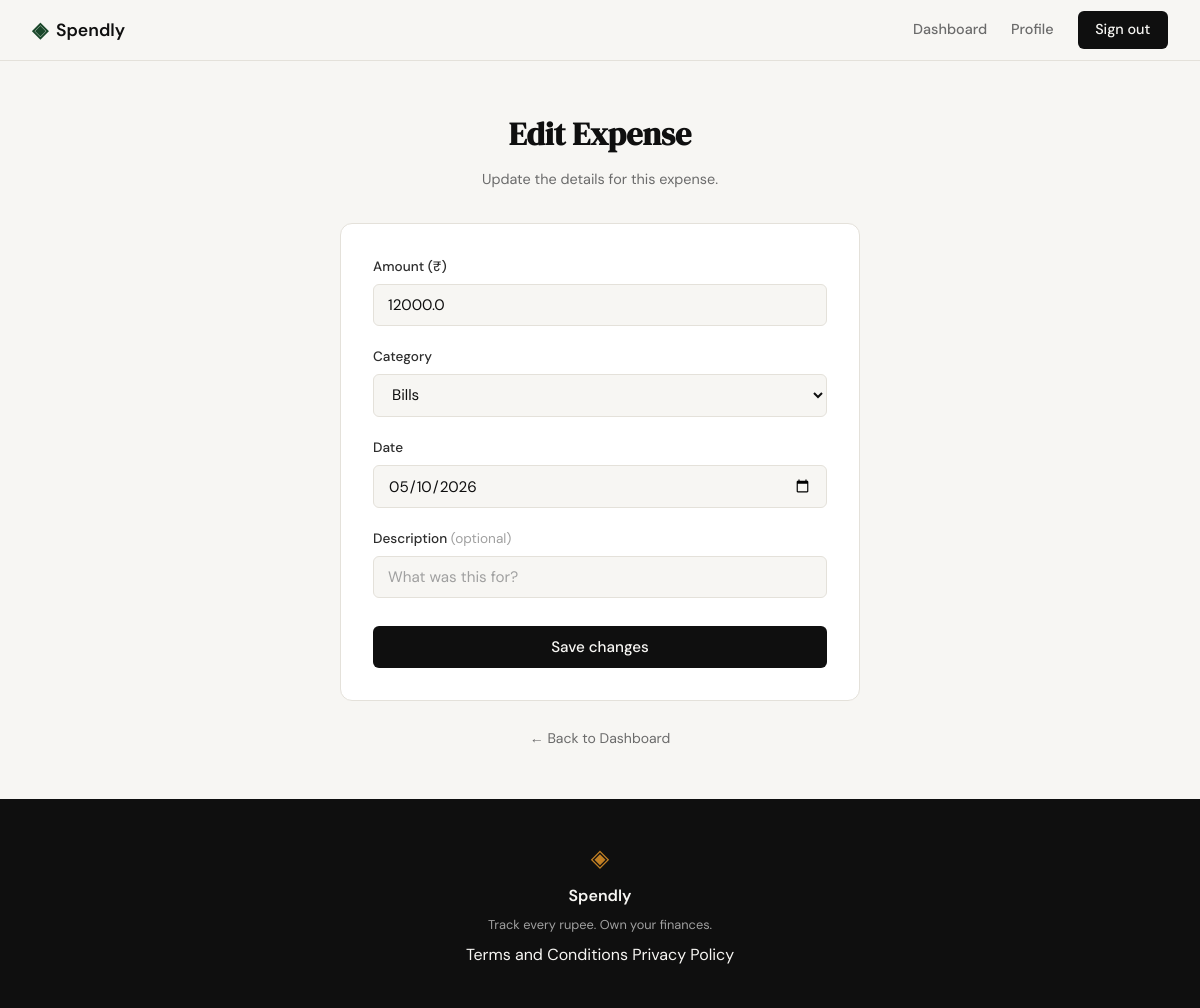
Screenshot of /expenses/15/edit (signed in) with the database file from the repository.
### tables this page shows
CREATE TABLE expenses (
            id          INTEGER PRIMARY KEY AUTOINCREMENT,
            user_id     INTEGER NOT NULL REFERENCES users(id),
            amount      REAL    NOT NULL,
            category    TEXT    NOT NULL,
            date        TEXT    NOT NULL,
            description TEXT,
            created_at  TEXT    DEFAULT (datetime('now'))
        );

### app.py (the view, shortened to what this page needs)
@app.route("/expenses/<int:id>/edit", methods=["GET", "POST"])
def edit_expense(id):
    if not session.get("user_id"):
        return redirect(url_for("login"))
    conn = get_db()
    try:
        expense = conn.execute(
            "SELECT * FROM expenses WHERE id = ?", (id,)
        ).fetchone()
    finally:
        conn.close()
    if expense is None or expense["user_id"] != session["user_id"]:
        flash("Expense not found.", "error")
        return redirect(url_for("dashboard"))
    return render_template("expenses/edit.html", expense=expense, categories=CATEGORIES)

### database/db.py (called while the page is built)
def get_db():
    conn = sqlite3.connect(DB_PATH)
    conn.row_factory = sqlite3.Row
    conn.execute("PRAGMA foreign_keys = ON")
    return conn

### templates/expenses/edit.html (shortened to what this page needs)
{% extends "base.html" %}
{% block content %}
<section class="expense-form-section">
    <div class="expense-form-container">
        <div class="auth-header">
            <h1 class="auth-title">Edit Expense</h1>
            <p class="auth-subtitle">Update the details for this expense.</p>
        </div>
        <div class="auth-card">
            <form method="POST" action="{{ url_for('edit_expense', id=expense.id) }}">
                <div class="form-group">
                    <label for="amount">Amount (₹)</label>
                    <input type="number" id="amount" name="amount" class="form-input"
                           step="0.01" min="0.01" value="{{ expense.amount }}" required>
                </div>
                <div class="form-group">
                    <label for="category">Category</label>
                    <select id="category" name="category" class="form-input" required>
                        {% for c in categories %}
                        <option value="{{ c }}" {% if c == expense.category %}selected{% endif %}>{{ c }}</option>
                        {% endfor %}
                    </select>
                </div>
                <div class="form-group">
                    <label for="date">Date</label>
                    <input type="date" id="date" name="date" class="form-input"
                           value="{{ expense.date }}" required>
                </div>
                <div class="form-group">
                    <label for="description">Description <span style="color: var(--ink-faint); font-weight: 400;">(optional)</span></label>
                    <input type="text" id="description" name="description" class="form-input"
                           value="{{ expense.description or '' }}" placeholder="What was this for?">
                </div>
                <button type="submit" class="btn-submit">Save changes</button>
            </form>
        </div>
        <p style="text-align: center; margin-top: 1rem;">
            <a href="{{ url_for('dashboard') }}" style="font-size: 0.875rem; color: var(--ink-muted);">
                ← Back to Dashboard
            </a>
        </p>
    </div>
</section>
{% endblock %}

### static/css/style.css (style rules this page uses)
:root { --ink: #0f0f0f; --ink-soft: #2d2d2d; --ink-muted: #6b6b6b; --ink-faint: #a0a0a0; --paper: #f7f6f3; --paper-warm: #f0ede6; --paper-card: #ffffff; --accent: #1a472a; --accent-light: #e8f0eb; --accent-2: #c17f24; --accent-2-light: #fdf3e3; --danger: #c0392b; --danger-light: #fdecea; --border: #e4e1da; --border-soft: #eeebe4; --font-display: 'DM Serif Display', Georgia, serif; --font-body: 'DM Sans', system-ui, sans-serif; --max-width: 1200px; --auth-width: 440px; --radius-sm: 6px; --radius-md: 12px; --radius-lg: 20px; --cat-food-bg: #fef3c7; --cat-food-text: #92400e; --cat-transport-bg: #dbeafe; --cat-transport-text: #1e40af; --cat-bills-bg: var(--danger-light); --cat-bills-text: var(--danger); --cat-health-bg: var(--accent-light); --cat-health-text: var(--accent); --cat-entertainment-bg: #ede9fe; --cat-entertainment-text: #5b21b6; --cat-shopping-bg: var(--accent-2-light); --cat-shopping-text: var(--accent-2); --cat-other-bg: var(--paper-warm); --cat-other-text: var(--ink-muted); }
*, *::before, *::after { box-sizing: border-box; margin: 0; padding: 0; }
html { font-size: 16px; scroll-behavior: smooth; }
body { background: var(--paper); color: var(--ink); font-family: var(--font-body); font-size: 1rem; line-height: 1.6; -webkit-font-smoothing: antialiased; }
a { color: inherit; text-decoration: none; }
.auth-header { text-align: center; margin-bottom: 2rem; }
.auth-title { font-family: var(--font-display); font-size: 2rem; color: var(--ink); margin-bottom: 0.5rem; }
.auth-subtitle { font-size: 0.9rem; color: var(--ink-muted); }
.auth-card { background: var(--paper-card); border: 1px solid var(--border); border-radius: var(--radius-md); padding: 2rem; margin-bottom: 1.5rem; }
.form-group { margin-bottom: 1.25rem; }
.form-group label { display: block; font-size: 0.85rem; font-weight: 500; color: var(--ink-soft); margin-bottom: 0.4rem; }
.form-input { width: 100%; padding: 0.6rem 0.875rem; border: 1px solid var(--border); border-radius: var(--radius-sm); font-family: var(--font-body); font-size: 0.95rem; color: var(--ink); background: var(--paper); outline: none; transition: border-color 0.2s; }
.form-input::placeholder { color: var(--ink-faint); }
.btn-submit { width: 100%; padding: 0.7rem; background: var(--ink); color: var(--paper); border: none; border-radius: var(--radius-sm); font-family: var(--font-body); font-size: 0.95rem; font-weight: 500; cursor: pointer; transition: background 0.2s; margin-top: 0.5rem; }
.expense-form-section { min-height: calc(100vh - 60px - 100px); display: flex; align-items: center; justify-content: center; padding: 3rem 2rem; }
.expense-form-container { width: 100%; max-width: 520px; }

### rows the page displays
expenses: amount "12000.0", category "Bills", date "05/10/2026"
